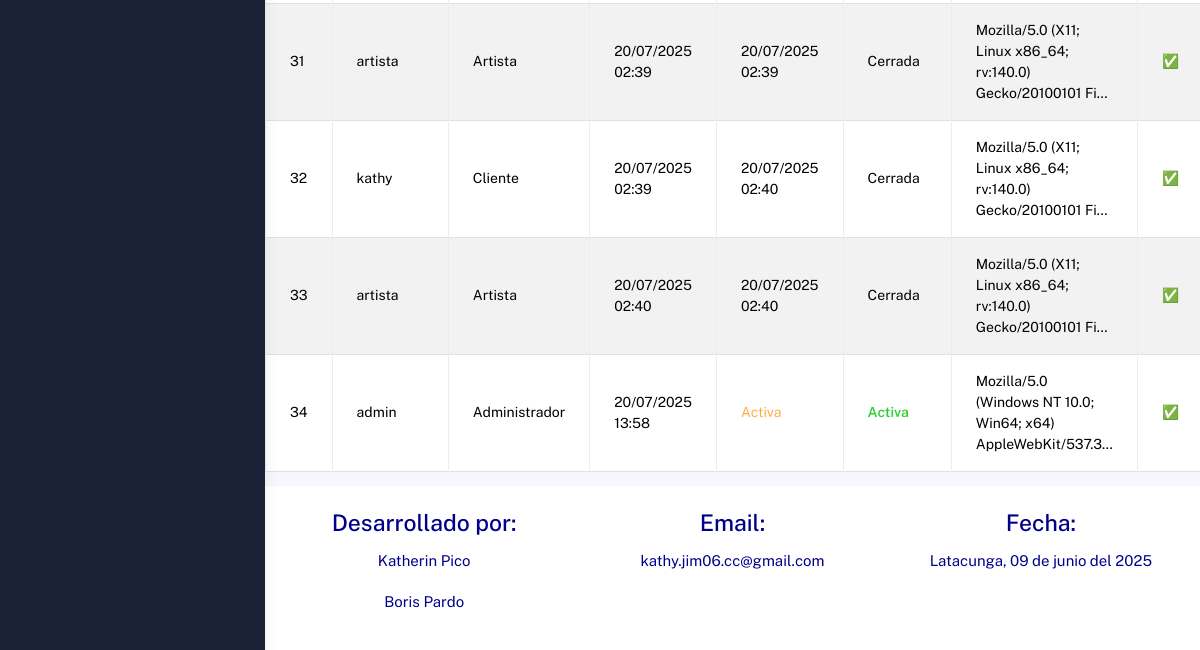
/administrador/sesiones/ (signed in, lower part), run on an earlier commit of the app's database.
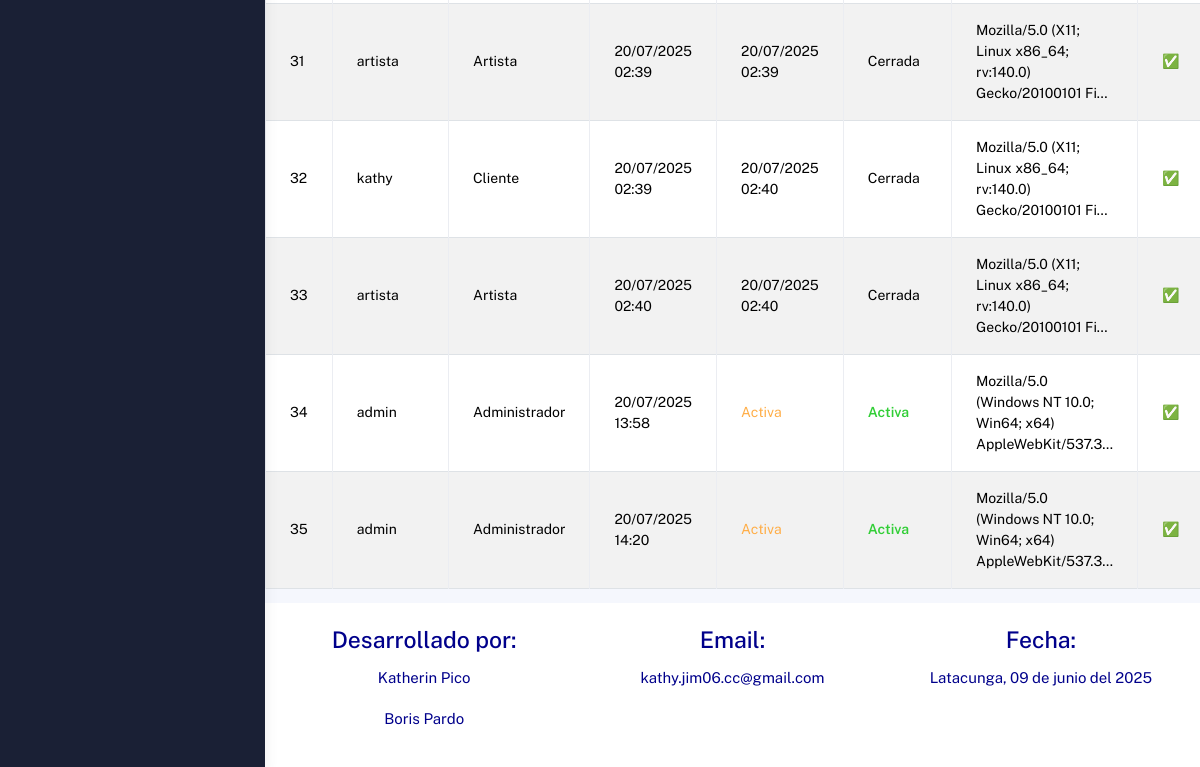
And on a later commit of the database.
### Aplicaciones/gestionContratos/models.py (models this page shows, shortened)
class RegistroSesion(models.Model):
    usuario = models.ForeignKey(Usuario, on_delete=models.CASCADE)
    fecha_login = models.DateTimeField(auto_now_add=True)
    fecha_logout = models.DateTimeField(null=True, blank=True)
    user_agent = models.CharField(max_length=255, null=True, blank=True)
    exitoso = models.BooleanField(default=True)  # Por si quieres registrar intentos fallidos
    class Meta:
        ordering = ['-fecha_login']

class Usuario(AbstractUser):
    telefono = models.CharField(max_length=10)
    direccion = models.TextField()
    rol = models.CharField(max_length=20, choices=ROL_CHOICES, default='Cliente')
    verificado = models.BooleanField(default=False)
    bloqueado = models.BooleanField(default=False)
    foto_perfil = models.ImageField(upload_to='usuarios/perfil/', null=True, blank=True)
    portafolio_pdf = models.FileField(upload_to='usuarios/portafolios/', null=True, blank=True)
    facebook_url = models.URLField(max_length=200, null=True, blank=True)
    x_url = models.URLField("X (Twitter)", max_length=200, null=True, blank=True)
    web_url = models.URLField("Página web", max_length=200, null=True, blank=True)
    groups = models.ManyToManyField(
        Group,
        related_name='usuarios',
        blank=True,
        help_text='Grupos a los que pertenece el usuario.',
        verbose_name='grupos',
    )
    user_permissions = models.ManyToManyField(
        Permission,
        related_name='usuarios_permisos',
        blank=True,
        help_text='Permisos específicos para el usuario.',
        verbose_name='permisos de usuario',
    )

### Aplicaciones/gestionContratos/views.py (the view)
# urls.py: path('administrador/sesiones/', views.listar_registros_sesion, name='listar_registros_sesion'),
def listar_registros_sesion(request):
    usuario_id = request.session.get('usuario_id')
    if not usuario_id:
        return redirect('login')
    usuario = Usuario.objects.get(id=usuario_id)
    if usuario.rol != 'Administrador':
        messages.error(request, "No tienes permisos para acceder a esta sección.")
        return redirect('login')
    registros = RegistroSesion.objects.select_related('usuario').order_by('id')
    return render(request, 'administrador/sesiones/lista_sesiones.html', {
        'registros': registros
    })

### Aplicaciones/gestionContratos/templates/administrador/sesiones/lista_sesiones.html (shortened to what this page needs)
{% extends 'administrador/plantilla.html' %}
{% load static %}
{% block contenido %}
<div class="container mt-5">
    <div class="table-responsive">
        <table class="table table-bordered table-striped table-hover">
            <tbody>
                {% for r in registros %}
                <tr>
                    <td>{{ forloop.counter }}</td>
                    <td>{{ r.usuario.username }}</td>
                    <td>{{ r.usuario.rol }}</td>
                    <td>{{ r.fecha_login|date:"d/m/Y H:i" }}</td>
                    <td>
                        {% if r.fecha_logout %}
                            {{ r.fecha_logout|date:"d/m/Y H:i" }}
                        {% else %}
                            <span class="text-warning">Activa</span>
                        {% endif %}
                    </td>
                    <td>
                        {% if r.fecha_logout %}
                            Cerrada
                        {% else %}
                            <strong class="text-success">Activa</strong>
                        {% endif %}
                    </td>
                    <td>{{ r.user_agent|truncatechars:60 }}</td>
                    <td>
                        {% if r.exitoso %}
                            ✅
                        {% else %}
                            ❌
                        {% endif %}
                    </td>
                </tr>
                {% empty %}
                <tr>
                    <td colspan="8" class="text-center">No hay registros de sesión aún.</td>
                </tr>
                {% endfor %}
            </tbody>
        </table>
    </div>
</div>
{% endblock %}

What changed in the data, as far as the page shows it:
added RegistroSesion: usuario.username "admin", usuario.rol "Administrador", fecha_login "20/07/2025 14:20", shows "Activa", user_agent "Mozilla/5.0 (Windows NT 10.0; Win64; x64) AppleWebKit/537.3…"
